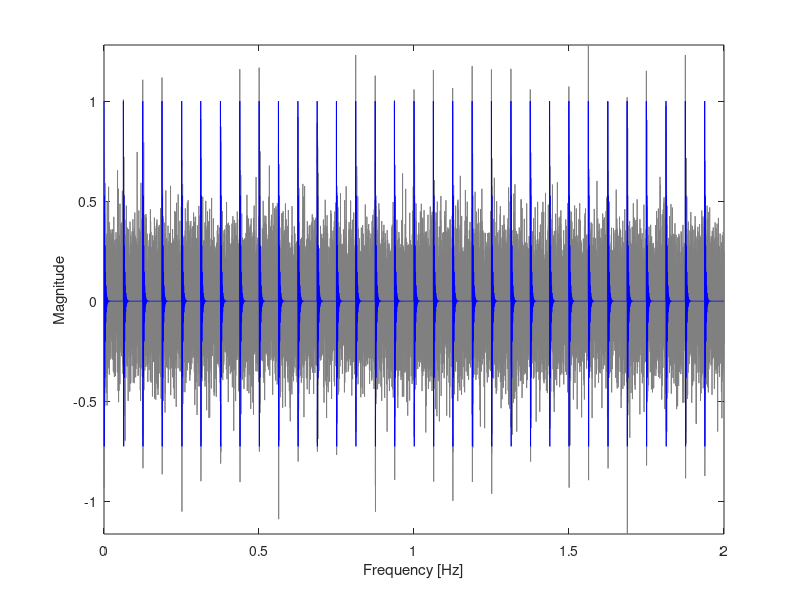
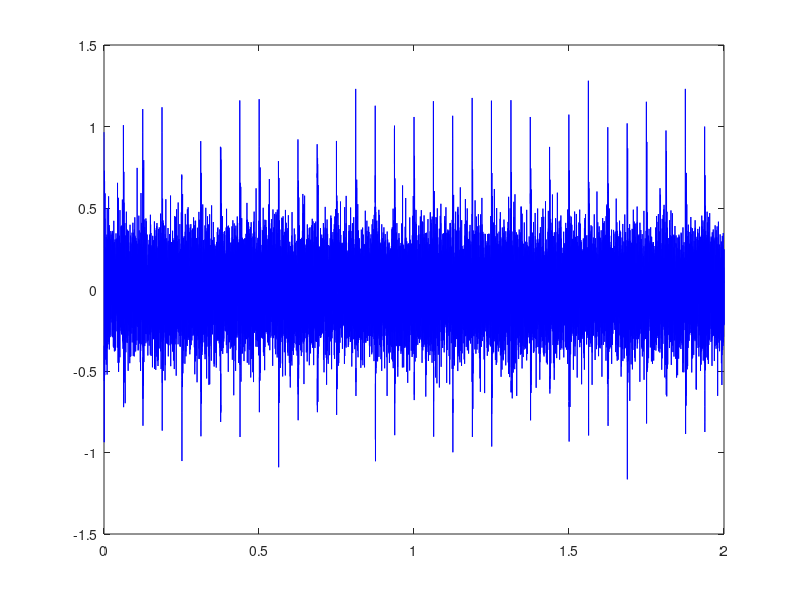

Source code (MATLAB) for these figures, in order: (Note: this script raises an error after producing the figures.)
%% import signal
clear
clc
close all
%% Two fault modes with common resonant frequency
fr1=3;  % convolution freq.
a1=1;    % amplitude for sig1;
fn1=625; % resonant freq.
zeta=400; % decaying rate
T1=1/16;  % fault frequency for sig1;
fs=10000;  % sampling freq.

% Generating the signal
t1=0:1/fs:T1;
sig_1=(a1*exp(-zeta*t1).*cos(2*pi*fn1*t1));  % single impulse

t=0:1/fs:2;
sig0=zeros(size(t));
for i=1:fix(t(end)/T1)
    if i==1 || i==fix(t(end)/T1)
        inde=max(find(t<=T1*(i-1)));
    else
        inde=max(find(t<=T1*(i-1)+(rand(1)-0.5)*2*1/100*T1));
%         inde=max(find(t<=T1*(i-1)+dd(mod(round(rand(1)*10),3)+1)*13/100*T1));
%         inde=max(find(t<=T1*(i-1)+dd(randperm(3,1))*0.75/100*T1));
    end
    sig0(inde:inde+length(sig_1)-1)=sig_1;
end
% sig1=(cos(2*pi*fr1*t)+1).*sig0;  % fault signal 1
sig1=sig0;
sig=awgn(sig1,-5,'measured');
% figure,plot(t,sig,'b')
figure,plot(t,sig,'color',0.5*[1 1 1])
hold on
plot(t,sig1,'b-')
axis tight
xlim([0 2])
xlabel('time [s]'),ylabel('Amplitude')
% frequency analysis
pp=abs(fft(sig))/length(sig)*2;
pp(1)=0;
ff=(0:length(pp)-1)/length(pp)*fs;
n1=floor(length(pp)/2);
%figure,plot(ff(1:n1),pp(1:n1),'b')
% xlim([400 1000])
xlabel('Frequency [Hz]'),ylabel('Magnitude')
y=sig;
y=y(1:20000);
soft = @(x, T) max(1 - T./abs(x), 0) .* x;

%% signal parameters
fs=10000;  % sampling freq.
t=(0:length(y)-1)/fs;
figure,plot(t,y,'b')

%% TQWT parameters
% High Q-factor wavelet transform
gamma=0.85;
%%% w = tqwt(x,Q,r,J);              % TQWT
%%%y = itqwt(w,Q,r,length(x));             % Inverse TQWT




%% Q,R inter
Q_range = 1:1:10;               
r_range = 3:0.5:10;
ka_range = 0.3:0.1:1;
N=200;
num_r = length(r_range);
num_ka = length(ka_range);
EHNR = zeros();
parfor i = 1 :length(Q_range)
    Q= Q_range(i);
    for j = 1:num_r
        r = r_range(j);
        J = min(10,computeJmax(N,Q,r));
        for k=1:num_ka
            ka = ka_range(k);
            [x,~]=TQWT_SR_GMC_penalty_fun(y,Q,r,J,gamma,ka,0);
            y_GMC = itqwt(x,Q,r,length(y));
            enp_sig_trans = abs(hilbert(y_GMC));
            [et_corr,lags] = xcorr(enp_sig_trans);         %自相关 第一个系数为值 第二个为时滞
            [peaks0,loc_pks0]=findpeaks(et_corr,'minpeakdistance',round(fs*T1*4/5));
            [peaks1,loc_pks1]=findpeaks(et_corr(length(y_GMC)+1:end),'minpeakdistance',round(fs*T1*4/5));
            EHNR(i,j,k) = max(peaks1)/(max(peaks0)-max(peaks1));
        end
    end
end

%% choose Q,r,J
[i,j]=max(EHNR);
i=squeeze(i);
j=squeeze(j);
[i_,j_]=max(i);
[i__,j__]=max(i_);
max_k=j__;
max_j=j_(max_k);
max_i=j(max_j,max_k);
Q = Q_range(max_i);
r = r_range(max_j);
ka = ka_range(max_k);
J = min(10,computeJmax(N,Q,r));

%% TQWT sparse representation
[x,v]=TQWT_SR_GMC_penalty_fun(y,Q,r,J,gamma,ka,0);
y_GMC = itqwt(x,Q,r,length(y));
figure,plot(t,sig1(1:length(y)),'r--',t,y_GMC,'b')

%% SIGNAL-NOISE RATIO
snr=SNR_singlech(y_GMC,sig1(1:length(y)));



%% kurtosis
ku=kurtosis(y_GMC);
